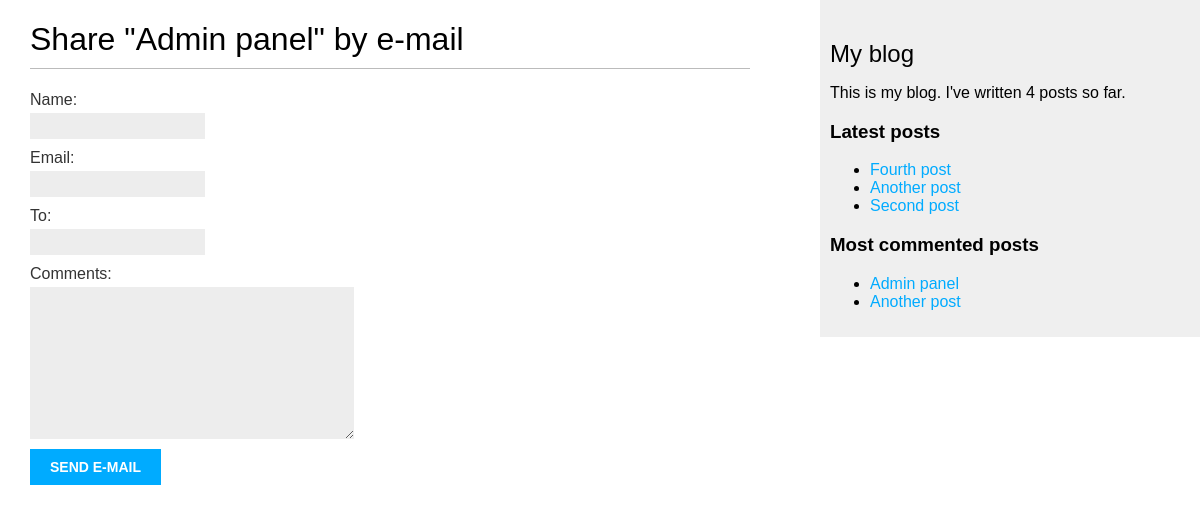
/blog/1/share/, run on an earlier commit of the app's database.
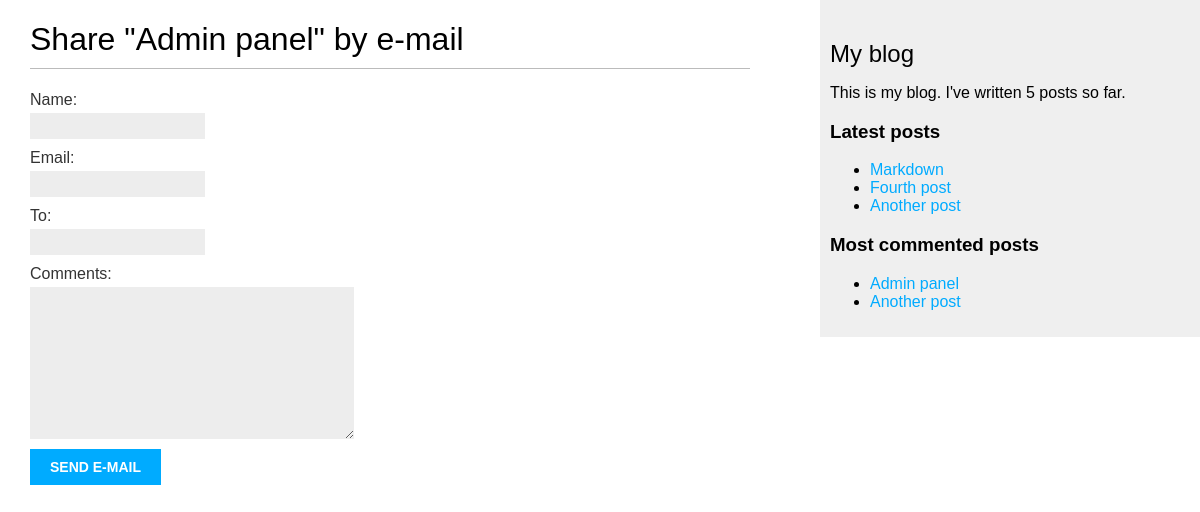
And on a later commit of the database.
### blog/models.py (models this page shows, shortened)
class Post(models.Model):
	STATUS_CHOICES = (
		('draft', 'Draft'),
		('published', 'Published'),
	)
	title = models.CharField(max_length=250)
	slug = models.SlugField(max_length=250, unique_for_date='publish')
	author = models.ForeignKey(User, on_delete=models.CASCADE, related_name='blog_posts')
	body = models.TextField()
	publish = models.DateTimeField(default=timezone.now)
	created = models.DateTimeField(auto_now_add=True)
	updated = models.DateTimeField(auto_now=True)
	status = models.CharField(max_length=10, choices=STATUS_CHOICES, default='draft')
	objects = models.Manager() # Default manager
	published = PublishedManager() # New manager
	tags = TaggableManager()
	class Meta:
		ordering = ('-publish',)
	def get_absolute_url(self):
		return reverse('blog:post_detail', args=[self.publish.year, self.publish.month, self.publish.day, self.slug])

### blog/views.py (the view)
# urls.py: path('<int:post_id>/share/', views.post_share, name='post_share'),
def post_share(request, post_id):
	post = get_object_or_404(Post, id=post_id, status='published')
	sent = False
	if request.method == 'POST':
		form = EmailPostForm(request.POST)
		if form.is_valid():
			cd = form.cleaned_data
			post_url = request.build_absolute_uri(post.get_absolute_url())
			subject = '{} ({}) recommends you reading "{}"'.format(cd['name'], cd['email'], post.title)
			message = 'Read "{}" at {}\n\n{}\'s comments: {}'.format(post.title, post_url, cd['name'], cd['comments'])
			send_mail(subject, message, 'admin@myblog.com', [cd['to']])
			sent = True
	else:
		form = EmailPostForm()
	return render(request, 'blog/post/share.html', {'post': post, 'form': form, 'sent': sent})

### blog/forms.py
class EmailPostForm(forms.Form):
	name = forms.CharField(max_length=25)
	email = forms.EmailField()
	to = forms.EmailField()
	comments = forms.CharField(required=False, widget=forms.Textarea)

### blog/models.py (called while the page is built)
		def get_queryset(self):
			return super().get_queryset().filter(status='published')

### blog/templatetags/blog_tags.py (called while the page is built)
@register.simple_tag
def total_posts():
	return Post.published.count()

@register.inclusion_tag('blog/post/latest_posts.html')
def show_latest_posts(count=5):
	latest_posts = Post.published.order_by('-publish')[:count]
	return {'latest_posts': latest_posts}

@register.simple_tag
def get_most_commented_posts(count=2):
	return Post.published.annotate(total_comments=Count('comments'))\
							.order_by('-total_comments')[:count]

### blog/templates/blog/post/share.html (shortened to what this page needs)
{% extends "blog/base.html" %}
{% block content %}
	{% if sent %}
		<h1>E-mail successfully sent</h1>
		<p>"{{ post.title }}" was successfully sent to {{ form.cleaned_data.to }}.</p>
	{% else %}
		<h1>Share "{{ post.title }}" by e-mail</h1>
		<form action="." method="post">
			{{ form.as_p }}
			<input type="submit" value="Send e-mail">
		</form>
	{% endif %}
{% endblock %}

### blog/templates/blog/base.html (shortened to what this page needs)
{% load blog_tags %}
{% load static %}
<!DOCTYPE html>
<html lang="en">
<head>
	<link href="{% static 'css/blog.css' %}" rel="stylesheet">
</head>
<body>
	<div id="content">
		{% block content %}
		{% endblock %}
	</div>
	<div id="sidebar">
		<h2>My blog</h2>
		<p>This is my blog. I've written {% total_posts %} posts so far.</p>
		<h3>Latest posts</h3>
		{% show_latest_posts 3 %}
		<h3>Most commented posts</h3>
		{% get_most_commented_posts as most_commented_posts %}
		<ul>
			{% for post in most_commented_posts %}
				<li><a href="{{ post.get_absolute_url }}">{{ post.title }}</a></li>
			{% endfor %}
		</ul>
	</div>
</body>
</html>

### blog/templates/blog/post/latest_posts.html
<ul>
	{% for post in latest_posts %}
		<li><a href="{{ post.get_absolute_url }}">{{ post.title }}</a></li>
	{% endfor %}
</ul>

### blog/static/css/blog.css (style rules this page uses)
body { margin:0; padding:0; font-family:helvetica, sans-serif; }
a { color:#00abff; text-decoration:none; }
h1 { font-weight:normal; border-bottom:1px solid #bbb; padding:0 0 10px 0; }
h2 { font-weight:normal; margin:30px 0 0; }
#content { float:left; width:60%; padding:0 0 0 30px; }
#sidebar { float:right; width:30%; padding:10px; background:#efefef; height:100%; }
label { float:left; clear:both; color:#333; margin-bottom:4px; }
input, textarea { clear:both; float:left; margin:0 0 10px; background:#ededed; border:0; padding:6px 10px; font-size:12px; }
input[type=submit] { font-weight:bold; background:#00abff; color:#fff; padding:10px 20px; font-size:14px; text-transform:uppercase; }

What changed in the data, as far as the page shows it:
no longer on this page (row unchanged): Post: title "Second post", shown under "Latest posts"
added Post: title "Markdown", shown under "Latest posts"
Also different on the page:
text no longer shown: "4"
text now shown: "5"
